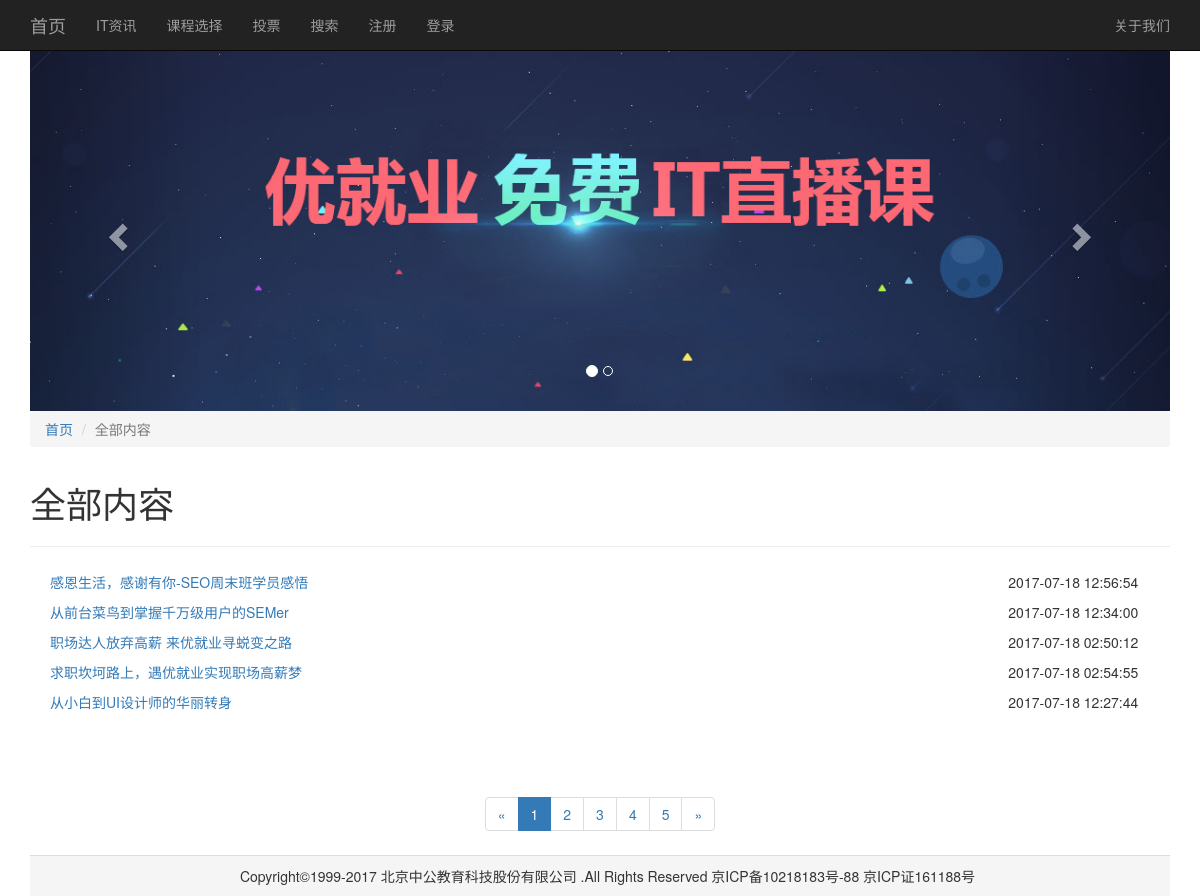
Page /list.php on the committed database.
### tables this page shows
CREATE TABLE IF NOT EXISTS `article` (
  `ac_id` int(11) unsigned NOT NULL AUTO_INCREMENT,
  `ac_title` varchar(255) NOT NULL,
  `ac_column` varchar(255) NOT NULL,
  `ac_describe` varchar(255) NOT NULL,
  `ac_keyword` varchar(255) NOT NULL,
  `ac_content` longtext NOT NULL,
  `ac_thum` varchar(255) NOT NULL,
  `ac_date` timestamp NOT NULL DEFAULT CURRENT_TIMESTAMP ON UPDATE CURRENT_TIMESTAMP,
  PRIMARY KEY (`ac_id`)
);

### list.php (the view, shortened to what this page needs)
<?php
    include "header.php";
    $conn=new mysqli("localhost","root","root","mydata");
    $ac_column='';
    $n=0;
    $start=0;
    $pageId=1;
    $pageSize=5;
    if(!empty($_GET['ac_column'])){
        $ac_column=$_GET['ac_column'];
        $sql="select * from article where ac_column='$ac_column';";
        $pageSql="select * from article where ac_column='$ac_column' limit $start,$pageSize;";
    }else{
        $ac_column="全部内容";
        $sql="select * from article";
        $pageSql="select * from article limit $start,$pageSize;";
    }
    $result=$conn->query($sql);
    $totalSize=$result->num_rows;
    $res=$conn->query($pageSql);
?>
<div class="container">
    <div id="carousel-example-generic" class="carousel slide" data-ride="carousel">
        <ol class="carousel-indicators">
            <li data-target="#carousel-example-generic" data-slide-to="0" class="active"></li>
            <li data-target="#carousel-example-generic" data-slide-to="1"></li>
        </ol>
        <div class="carousel-inner" role="listbox">
            <div class="item active">
                <img src="image/zbk_05.jpg" alt="">
            </div>
        </div>
        <a class="left carousel-control" href="#carousel-example-generic" role="button" data-slide="prev">
            <span class="glyphicon glyphicon-chevron-left" aria-hidden="true"></span>
        </a>
        <a class="right carousel-control" href="#carousel-example-generic" role="button" data-slide="next">
            <span class="glyphicon glyphicon-chevron-right" aria-hidden="true"></span>
        </a>
    </div>
    <ol class="breadcrumb">
        <li><a href="index.php">首页</a></li>
        <li class="active"><?php echo $ac_column; ?></li>
    </ol>
    <div class="page-header">
        <h1 style="font-family: '宋体'"><?php echo $ac_column;?></h1>
    </div>
    <ul class="container-fluid list-unstyled list-li" style="padding:0 0 20px 20px;line-height:30px;">
<?php
    if($res->num_rows>0){
        while($row=$res->fetch_assoc()){
            $n++;
?>
            <li class="row"><span class="col-md-10"><a href="show.php?showId=<?php echo $row['ac_id']; ?>"><?php echo $row['ac_title']; ?></a></span><span class="col-md-2"><?php echo $row['ac_date']; ?></span></li>
<?php
            if($n%5==0){
                echo "<li class='row' style='height:30px;'></li>";
            }
        }
    }else{
        echo "<li>没有数据</li>";
    }
?>
    </ul>
    <div style="text-align:center">
        <nav aria-label="Page navigation">
            <ul class="pagination">
                <li>
                    <a href="list.php?ac_column=<?php if($ac_column=='全部内容'){ echo '';}else{ echo $ac_column;}?>&pageId=<?php if($pageId<=1){ echo 1;}else{ echo $pageId-1;}?>" aria-label="Previous">
                        <span aria-hidden="true">&laquo;</span>
                    </a>
                </li>
<?php
    $pages=ceil($totalSize/$pageSize);
    for($i=1;$i<=$pages;$i++){
?>
        <li class="<?php if($i==$pageId){ echo 'active';}?>"><a href="list.php?ac_column=<?php if($ac_column=='全部内容'){ echo '';}else{ echo $ac_column;}?>&pageId=<?php echo $i;?>"><?php echo $i; ?></a></li>
<?php
    }
?>
                <li>
                    <a href="list.php?ac_column=<?php if($ac_column=='全部内容'){ echo '';}else{ echo $ac_column;}?>&pageId=<?php if($pageId>=$pages){ echo $pages;}else{ echo $pageId+1;}?>" aria-label="Next">
                        <span aria-hidden="true">&raquo;</span>
                    </a>
                </li>
            </ul>
        </nav>
    </div>
    <p class="foot_self">
        Copyright©1999-2017 北京中公教育科技股份有限公司 .All Rights Reserved 京ICP备10218183号-88 京ICP证161188号
    </p>
</div>
</body>
</html>

### css/_self.css (style rules this page uses)
p.foot_self { min-height:40px; line-height:40px; background:#f5f5f5; border-top:1px solid #ddd; margin:0; padding-left:15px; text-align:center !important; }

### header.php (style rules this page uses)
body { margin:0; padding-top:50px; }

### rows in the picture
article: ac_title "感恩生活，感谢有你-SEO周末班学员感悟", ac_date "2017-07-18 12:56:54"
article: ac_title "从前台菜鸟到掌握千万级用户的SEMer", ac_date "2017-07-18 12:34:00"
article: ac_title "职场达人放弃高薪 来优就业寻蜕变之路", ac_date "2017-07-18 02:50:12"
article: ac_title "求职坎坷路上，遇优就业实现职场高薪梦", ac_date "2017-07-18 02:54:55"
article: ac_title "从小白到UI设计师的华丽转身", ac_date "2017-07-18 12:27:44"

### other values in the picture
$ac_column "全部内容"
